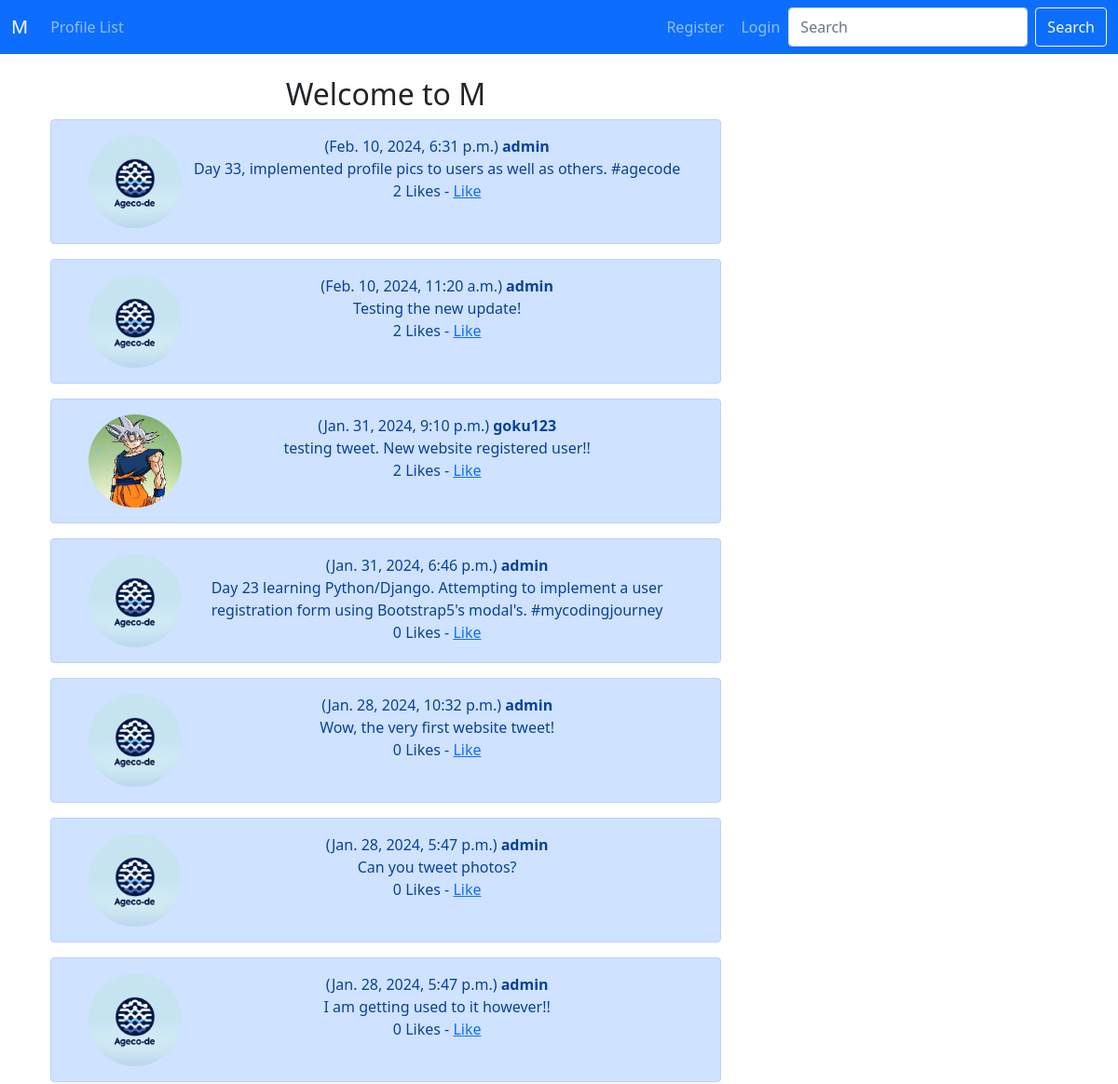
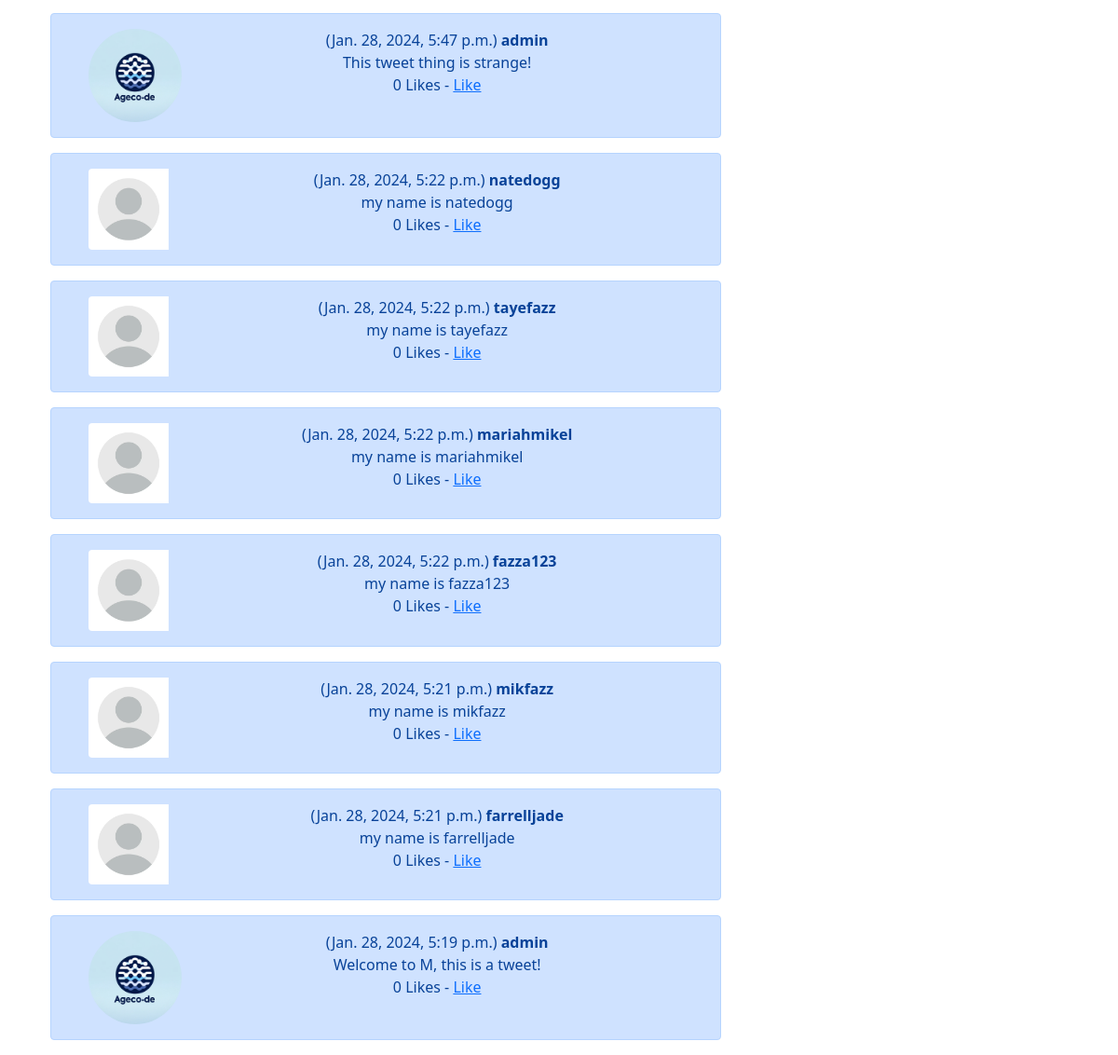
The page / on the database its author committed (2 pictures, top to bottom).
### m/models.py (models this page shows, shortened)
class Tweet(models.Model):
    user = models.ForeignKey(User, related_name="tweets", on_delete=models.DO_NOTHING)
    body = models.CharField(max_length=200)
    created_at = models.DateTimeField(auto_now_add=True)
    likes = models.ManyToManyField(User, related_name="tweet_like", blank=True)
    def number_of_likes(self):
        return self.likes.count()

class Profile(models.Model):
    user = models.OneToOneField(User, on_delete=models.CASCADE)
    follows = models.ManyToManyField("self",
                                     related_name="followed_by",
                                     symmetrical=False,
                                     blank=True)
    date_modified = models.DateTimeField(auto_now=True)
    profile_image = models.ImageField(null=True, blank=True, upload_to="images/")

### m/views.py (the view)
# urls.py: path('', views.home, name="home"),
def home(request):
    tweet = None  # Initialize tweet
    if request.user.is_authenticated:
        form = TweetForm(request.POST or None)
        if request.method == 'POST':
            if form.is_valid():
                tweet = form.save(commit=False)
                tweet.user = request.user
                tweet.save()
                messages.success(request, "Your tweet has been successfully posted...")
                return redirect('m:home')
        context = {
            'form': form,
            'tweet': tweet  # Include tweet only if it's defined
        }
        tweets = Tweet.objects.all().order_by("-created_at")
        context['tweets'] = tweets  # Add tweets to the context
        return render(request, "m/home.html", context)
    else:
        tweets = Tweet.objects.all().order_by("-created_at")
        context = {
            'tweets': tweets  # Add tweets to the context
        }
        return render(request, "m/home.html", context)

### m/templates/m/home.html (shortened to what this page needs)
{% extends 'm/base.html' %}
{% load static %}
{% block content %}
<div class="container text-center">
  <div class="row">
    <div class="col-8">
      <h2>Welcome to M</h2>
      {% for tweet in tweets %}
      <div class="alert alert-primary" role="alert">
        <div class="container">
          <div class="row">
            <div class="col-2">
              {% if tweet.user.profile.profile_image %}
              <img src="{{ tweet.user.profile.profile_image.url }}" width=100 height=100 class="rounded-circle" alt="{{ tweet.user.username }}">
              {% else %}
              <img src="{% static 'images/default_logo.png' %}" class="img-fluid rounded-start" alt="Default profile pic">
              {% endif %}
            </div>
              <div class="col-10">
                ({{ tweet.created_at }})
                <strong>{{ tweet.user }}</strong><br/>
                {{ tweet.body }}<br/>
                {{ tweet.number_of_likes }} Likes -
                {% if user in tweet.likes.all %}
                  <a href="{% url 'm:tweet_like' tweet.id %}">Unlike</a>
                {% else %}
                <a href="{% url 'm:tweet_like' tweet.id %}">Like</a>
                {% endif %}
              </div>
          </div>
        </div>
      </div>
      {% endfor %}
    </div>
    <div class="col-4">
      <br/><br/>
    </div>
  </div>
</div>
{% endblock %}

### rows shown on the page
Tweet: user.profile.profile_image (picture), created_at "Feb. 10, 2024, 6:31 p.m.", user "admin", body "Day 33, implemented profile pics to users as well as others. #agecode", number_of_likes "2", shows "Like"
Tweet: user.profile.profile_image (picture), created_at "Feb. 10, 2024, 11:20 a.m.", user "admin", body "Testing the new update!", number_of_likes "2", shows "Like"
Tweet: user.profile.profile_image (picture), created_at "Jan. 31, 2024, 9:10 p.m.", user "goku123", body "testing tweet. New website registered user!!", number_of_likes "2", shows "Like"
Tweet: user.profile.profile_image (picture), created_at "Jan. 31, 2024, 6:46 p.m.", user "admin", body "Day 23 learning Python/Django. Attempting to implement a user registration form using Bootstrap5's modal's. #mycodingjourney", number_of_likes "0", shows "Like"
Tweet: user.profile.profile_image (picture), created_at "Jan. 28, 2024, 10:32 p.m.", user "admin", body "Wow, the very first website tweet!", number_of_likes "0", shows "Like"
Tweet: user.profile.profile_image (picture), created_at "Jan. 28, 2024, 5:47 p.m.", user "admin", body "Can you tweet photos?", number_of_likes "0", shows "Like"
Tweet: user.profile.profile_image (picture), created_at "Jan. 28, 2024, 5:47 p.m.", user "admin", body "I am getting used to it however!!", number_of_likes "0", shows "Like"
Tweet: user.profile.profile_image (picture), created_at "Jan. 28, 2024, 5:47 p.m.", user "admin", body "This tweet thing is strange!", number_of_likes "0", shows "Like"
Tweet: created_at "Jan. 28, 2024, 5:22 p.m.", user "natedogg", body "my name is natedogg", number_of_likes "0", shows "Like"
Tweet: created_at "Jan. 28, 2024, 5:22 p.m.", user "tayefazz", body "my name is tayefazz", number_of_likes "0", shows "Like"
Tweet: created_at "Jan. 28, 2024, 5:22 p.m.", user "mariahmikel", body "my name is mariahmikel", number_of_likes "0", shows "Like"
Tweet: created_at "Jan. 28, 2024, 5:22 p.m.", user "fazza123", body "my name is fazza123", number_of_likes "0", shows "Like"
Tweet: created_at "Jan. 28, 2024, 5:21 p.m.", user "mikfazz", body "my name is mikfazz", number_of_likes "0", shows "Like"
Tweet: created_at "Jan. 28, 2024, 5:21 p.m.", user "farrelljade", body "my name is farrelljade", number_of_likes "0", shows "Like"
Tweet: user.profile.profile_image (picture), created_at "Jan. 28, 2024, 5:19 p.m.", user "admin", body "Welcome to M, this is a tweet!", number_of_likes "0", shows "Like"
